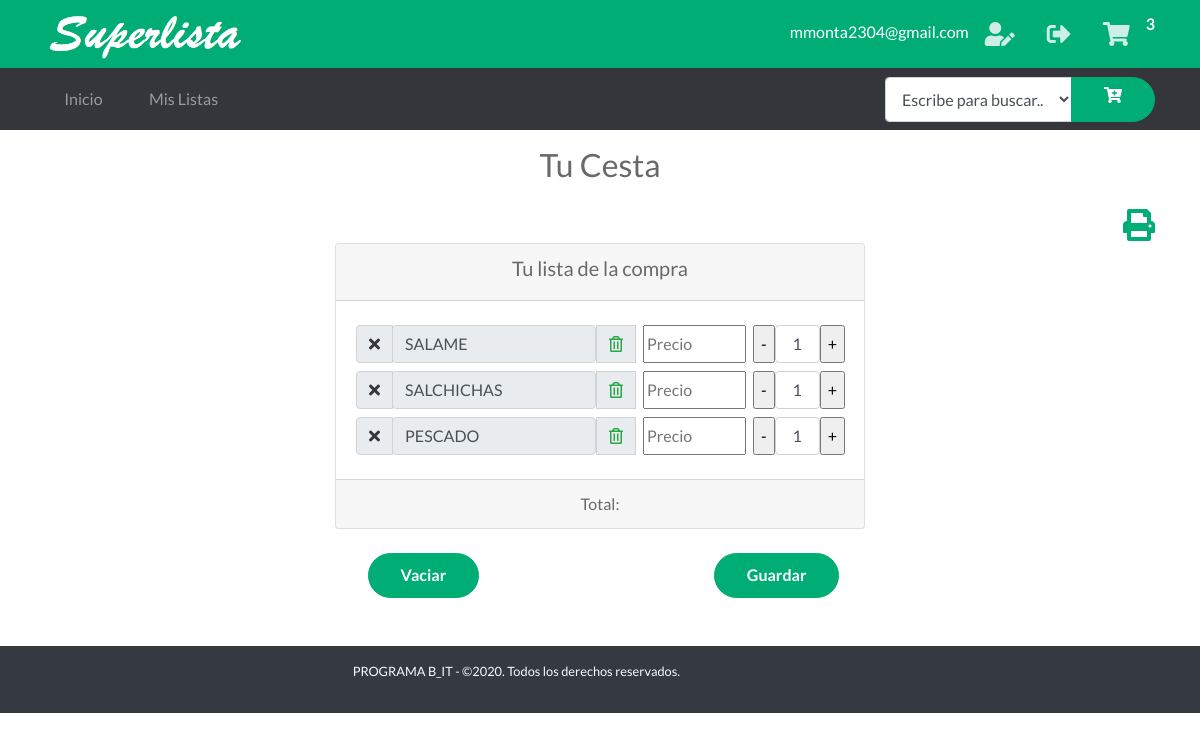
The page /cart (signed in) on the database as committed earlier.
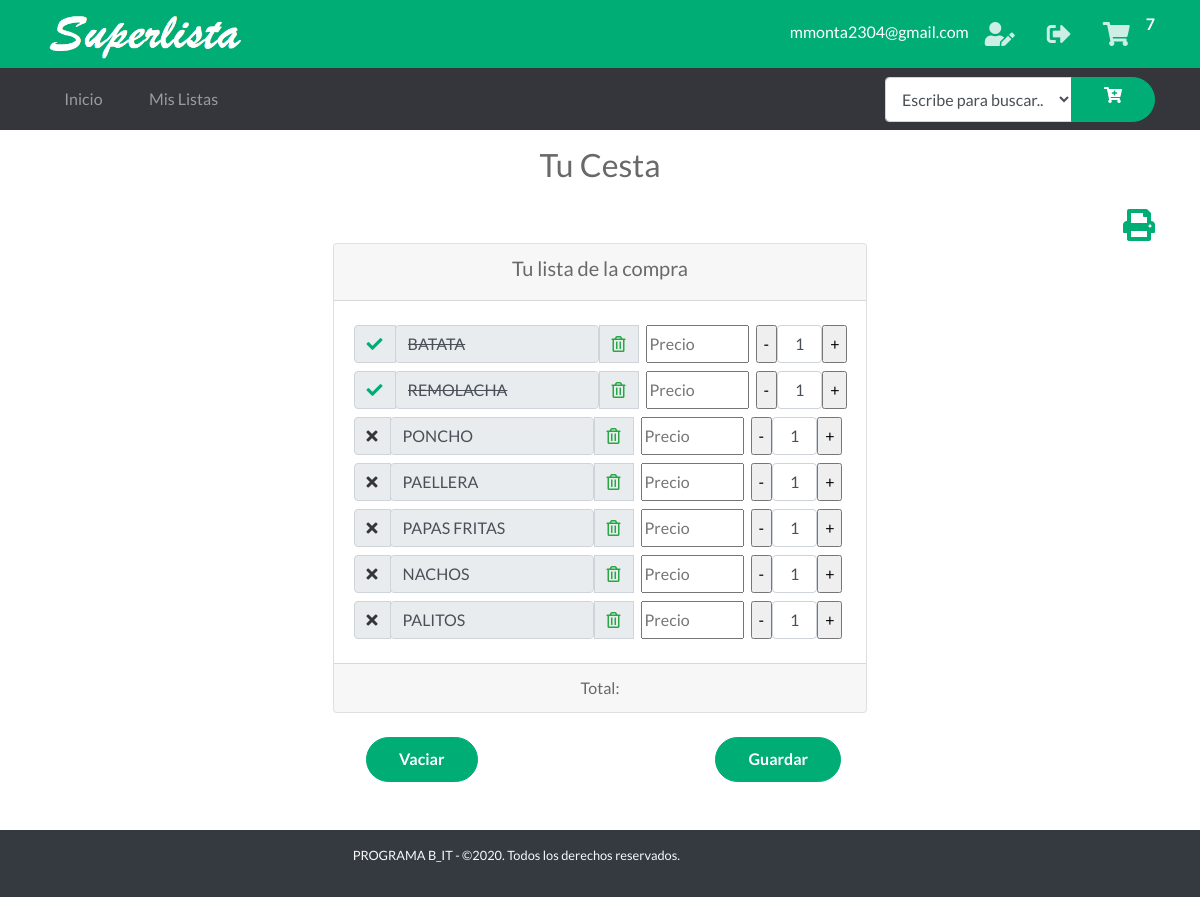
The same page on the database as committed later.
### tables this page shows
CREATE TABLE "Cesta" (
	"Id"	INTEGER NOT NULL PRIMARY KEY AUTOINCREMENT UNIQUE,
	"Id_Usuario"	INTEGER NOT NULL,
	"Item"	INTEGER NOT NULL,
	"Tachar"	INTEGER,
	"ProductoId"	INTEGER,
FOREIGN KEY("ProductoId") REFERENCES "Productos"("Id")
);

### app.py (the view)
@app.route('/cart')  # Ruta Mi Cesta
def cart():
    cantCarrito()
    if 'nombre' in session:
        items = getAllCesta()
        g.db.close()
        return render_template('carrito.html', items=items)
    else:
        items = getAllCesta()
        g.db.close()
        return render_template('carrito_home.html', items=items)

### app.py (called while the page is built)
def get_db():
    db = getattr(g, '_database', None)
    if db is None:
        db = g._database = sqlite3.connect('database1.db')
    return db

@app.teardown_appcontext
def close_connection(exception):
    db = getattr(g, '_database', None)
    if db is not None:
        db.close()

def conectar_db():
    return sqlite3.connect('database1.db')

def getAllCesta():
    if 'nombre' in session:
        id = session['id']
    else:
        try:
            id = int(request.cookies.get('visitanteId'))
        except:
            return redirect('/del_cookie')
    g.db = conectar_db()
    consulta = 'SELECT * FROM Cesta WHERE (Id_usuario = ?)'
    cur = g.db.execute(consulta, [id])
    items = [dict(Id=row[0], Id_Usuario=row[1], Item_nombre=row[2], Tachar=row[3], ProductoId=row[4])
             for row in cur.fetchall()]
    g.db.close()
    return items

def cantCarrito():
    if 'nombre' in session:
        id_usuario = session['id']
    else:
        try:
            id_usuario = int(request.cookies.get('visitanteId'))
        except:
            return redirect('/del_cookie')
    db = get_db()
    cur = db.cursor()
    find_prod = (
        "SELECT COUNT(Id) FROM Cesta WHERE Id_Usuario = ?")
    cur.execute(find_prod, [(id_usuario)])
    resultado = cur.fetchone()
    session['carrito'] = resultado[0]
    return session['carrito']

### templates/carrito.html (shortened to what this page needs)
{% extends "layout_logged_in.html" %}
{% block content %}
<section>
    <div class="text h2 text-center py-3">
        <span>Tu Cesta</span>
    </div>
    <div class="container">
        <div class="text-right ">
            <a href=""><i onclick="javascript:window.print();" class="fas fa-print text-primary fa-2x "></i></a>
        </div>
    </div>
    <div class="container">
        <div class="row justify-content-center">
            <div class="col-#-8 text-center">
                <div class="card">
                    <div class="card-header">
                        <h5><span>Tu lista de la compra</span></h5>
                    </div>
                    <div class="card-body align-self-center">
                        {%  set contador = namespace(value=0) %}
                            {%for item in items %}
                                <div class="input-group py-1">
                                    <div class="input-group-prepend">
                                        <div class="input-group-text">
                                            <a href="/adquirido/{{item.Id}}"><i
                                                    class="{% if item.Tachar %} text-primary fas fa-check {% else %} text-secondary fas fa-times  {% endif %} "></i></a>
                                        </div>
                                    </div>
                                    <div class="input">
                                        <input type="text" readonly="true" color="blue"
                                            class="form-control {% if item.Tachar %} tachar {% endif %}"
                                            value="{{item.Item_nombre}}">
                                    </div>
                                    <div class="input-group-prepend">
                                        <div class="input-group-text">
                                            <a href="/DeleteArtCesta/{{item.Id}}"><i
                                                    class="far fa-trash-alt text-success"></i></a>
                                        </div>
                                    </div>
                                    <div class="input-group-prepend ml-2">
                                        <input type="text" size="10" id="{{item.Item_nombre}}" placeholder="Precio"
                                            class="monto" onkeyup="SubTotal();">
                                    </div>
                                    <div class="input-group-prepend ml-2">
                                        <input type="button" name="menos1" id="menos1" value="-"
                                            onclick="RtrCampo('{{contador.value|string}}')" />
                                        <input class="form-control text-center" type='text' size="1"
                                            id='{{contador.value|string}}' value=1>
                                        <input type="button" name="mas1" id="mas1" value="+"
                                            onclick="SmrCampo('{{contador.value|string}}')" />
                                    </div>
                                </div>
                            {% set contador.value = contador.value + 1 %}
                        {%endfor%}
                    </div>
                    <div class="card-footer"> <span>Total: </span>
                    </div>
                </div>
                <br>
                <div class="container">
                    <div class="row justify-content-between ">
                        <div class="col-4">
                            <div class="text ">
                                <form id="delete" action="/deleteAllCesta" method="POST">
                                    <button type="submit" class="btn btn-primary">Vaciar</button>
                                </form>
                            </div>
                        </div>
                        <div class="col-4">
                            <div class="text">
                                <button type="button" class="btn btn-primary" data-toggle="modal" data-target="#exampleModal">
                                    Guardar
                                </button>
                            </div>
                        </div>
                    </div>
                </div>
            </div>
        </div>
    </div>
</section>
{% endblock %}

### templates/layout_logged_in.html (shortened to what this page needs)
<!doctype html>
<html lang="en">
<head>
    <link rel="stylesheet" href="{{ url_for('static', filename='css/bootstrap.min.css') }}">
    <link rel="stylesheet" href="{{ url_for('static', filename='css/bootnavbar.css') }}">
    <link rel="stylesheet" href="{{ url_for('static', filename='css/all.css') }}">
    <link rel="stylesheet" href="{{ url_for('static', filename='css/swiper.min.css') }}">
    <link rel="stylesheet" href="{{ url_for('static', filename='css/animate.min.css') }}">
    <link rel="stylesheet" href="{{ url_for('static', filename='css/venobox.css') }}">
    <link rel="stylesheet" href="{{ url_for('static', filename='css/jarallax.css') }}">
    <link rel="stylesheet" href="{{ url_for('static', filename='js/pickadate.js/themes/default.css') }}">
    <link rel="stylesheet" href="{{ url_for('static', filename='css/estilos.css') }}">
    <link rel="stylesheet" href="{{url_for('static', filename='css/main.css')}}">
</head>
<body>
    <section id="barra-contacto" class="bg-primary text-white py-3 py-lg-1 text-center">
        <div class="container">
            <div class="row justify-content-md-between align-items-md-center">
                <div class="col-auto align-content-md-center">
                    <a  href="javascript:history.back(-1);" class="logo">
                        <img src="{{ url_for('static', filename='images/texto.png') }}" alt="Logo del sitio" width="200"
                            class="img-fluid">
                    </a>
                </div>
                <div class="col-12 col-md-auto">
                    <ul class="redes-sociales list-unstyled d-inline-flex mb-0">
                        <li class="py-2">{{ session['correo'] }}</li>
                        <li><a href="/perfil"><i class="fas fa-user-edit"></i></i></a></li>
                        <li><a href="/logout"><i class="fas fa-sign-out-alt"></i></i></a></li>
                        <div>
                            <li><a href="/cart"><i class="fas fa-shopping-cart"></i></a></li>
                        </div>
                        <span id="cantidad"> <strong>{{ session['carrito'] }}</strong></span>
                    </ul>
                </div>
            </div>
        </div>
    </section>
    <nav id="menu-navegacion" class="navbar navbar-dark bg-secondary navbar-expand-md">
        <div class="container">
            <div class="collapse navbar-collapse" id="menu-principal">
                <ul class="navbar-nav mt-3 mt-md-0">
                    <li class="nav-item mb-1 mb-md-0 mr-md-2"><a href="{{ url_for('home' )}}" class="nav-link">Inicio</a></li>
                    <li class="nav-item mb-1 mb-md-0 mr-md-2"><a href="{{ url_for('MisListas')}}" class="nav-link">Mis Listas</a></li>
                </ul>
            </div>
            <form action="/agregarDesdeBuscador" class=" bg-secondary " method="POST">
                <div class="form-group mb-0">
                        <div class="input-group">
                            <select  style="height:45px;" class="form-control" name="producto">
                                <option selected="" value="0">Escribe para buscar..</option>
                            </select>
                            <div class="input-group-append">
                                <button type="submit" class="btn btn-primary input-group-append"><i class="fas fa-cart-plus"></i></button>
                            </div>
                        </div>
                </div>
            </form>
        </div>
    </nav>
    {% block content %}
    {% endblock %}
    <br>
    <br>
    <footer id="pie-de-pagina" class="bg-dark  text-light text-truncate">
        <div class="container">
            <div class="row align-items-center py-2">
                <div class="col-12 col-md-6 py-2 col-xl-7 text-center text-md-right small">
                    <p>PROGRAMA B_IT - ©2020. Todos los derechos reservados.</p>
                </div>
            </div>
        </div>
    </footer>
</body>
</html>

### static/css/all.css (style rules this page uses)
.fa, .fas, .far, .fal, .fab { -moz-osx-font-smoothing: grayscale; -webkit-font-smoothing: antialiased; display: inline-block; font-style: normal; font-variant: normal; text-rendering: auto; line-height: 1; }
.fa-2x { font-size: 2em; }
.fa-cart-plus:before { content: "\f217"; }
.fa-check:before { content: "\f00c"; }
.fa-print:before { content: "\f02f"; }
.fa-shopping-cart:before { content: "\f07a"; }
.fa-sign-out-alt:before { content: "\f2f5"; }
.fa-times:before { content: "\f00d"; }
.fa-trash-alt:before { content: "\f2ed"; }
.fa-user-edit:before { content: "\f4ff"; }
.far { font-family: 'Font Awesome 5 Free'; font-weight: 400; }
.fa, .fas { font-family: 'Font Awesome 5 Free'; font-weight: 900; }

### static/css/estilos.css (style rules this page uses)
html { font-size: 13px; }
body { font-family: 'Lato', sans-serif; color: #696969; }
.btn { border-radius: 2rem; padding: .6rem 2rem; font-weight: bold; }
.bg-primary { background-color: #00ad75 !important; }
.text-primary { color: #00ad75 !important; }
.btn-primary { color: #fff; background-color: #00ad75; border-color: #00ad75; position: relative; overflow: hidden; z-index: 1; -webkit-transition: all .3s ease; transition: all .3s ease; }
.btn-primary:after { font-family: 'Font Awesome 5 Free'; font-weight: 900; position: relative; left: .6rem; top: .1rem; -webkit-transition: left .3s ease; transition: left .3s ease; }
.btn-primary:before { content: ""; z-index: -1; width: 0; height: 100%; background: #fff; position: absolute; left: 50%; top: 0; -webkit-transform: skew(45deg, 0); transform: skew(45deg, 0); -webkit-transition: all .4s ease; transition: all .4s ease; }
.bg-secondary { background-color: #35363c !important; }
.text-secondary { color: #35363c !important; }
.redes-sociales li a i { color: #fff; font-size: 1.5rem; padding: .6rem 1rem; opacity: .8; -webkit-transition: all .3s ease-in-out; transition: all .3s ease-in-out; }
.navbar-dark .navbar-nav .nav-link { padding: 1rem 1.5rem; display: -webkit-box; display: -ms-flexbox; display: flex; -webkit-box-pack: justify; -ms-flex-pack: justify; justify-content: space-between; border-radius: .5rem; -webkit-transition: all .3s ease; transition: all .3s ease; }
.navbar-dark .navbar-nav .nav-link:after { font-family: 'Font Awesome 5 Free'; content: "\f105"; font-weight: 900; -webkit-transition: all .3s ease; transition: all .3s ease; }
@media (min-width: 768px) { .navbar-dark .navbar-nav .nav-link { padding: .7rem 1.2rem; border-radius: 1.5rem; } }
@media (min-width: 768px) { .navbar-dark .navbar-nav .nav-link:after { content: ""; } }
@media (min-width: 990px) { html { font-size: 16px; } }

### static/css/main.css (style rules this page uses)
.tachar { text-decoration: line-through; }

Rows that differ between the two databases and show on the page:
removed Cesta: Tachar 0 (drawn), Item_nombre "SALAME"
removed Cesta: Tachar 0 (drawn), Item_nombre "SALCHICHAS", value "1"
removed Cesta: Tachar 0 (drawn), Item_nombre "PESCADO"
added Cesta: Tachar 1 (drawn), Item_nombre "BATATA"
added Cesta: Tachar 1 (drawn), Item_nombre "REMOLACHA", value "1"
added Cesta: Tachar 0 (drawn), Item_nombre "PONCHO"
added Cesta: Tachar 0 (drawn), Item_nombre "PAELLERA"
added Cesta: Tachar 0 (drawn), Item_nombre "PAPAS FRITAS"
added Cesta: Tachar 0 (drawn), Item_nombre "NACHOS"
added Cesta: Tachar 0 (drawn), Item_nombre "PALITOS"
Other text that changed with them:
{{ session['carrito'] }}: "3" → "7"
